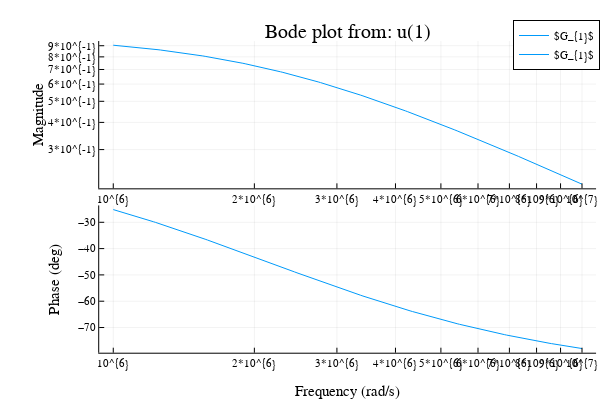

This figure's notebook cell:
### Code cell
bodeplot(f1)

### Figure 1 — Plotly figure (JSON) as saved in the notebook; plotly's stock layout.template omitted (floating-point values rounded to 4 significant figures; data arrays with more than 128 entries replaced by an {"elided": "..."} marker saying what was removed)
{"data": [{"colorbar": {"title": ""}, "legendgroup": "$G_{1}$", "line": {"color": "rgba(0, 154, 250, 1.000)", "dash": "solid", "shape": "linear", "width": 1}, "mode": "lines", "name": "$G_{1}$", "showlegend": true, "type": "scatter", "x": {"elided": "200 float values"}, "xaxis": "x1", "y": {"elided": "200 float values"}, "yaxis": "y1", "zmax": null, "zmin": null}, {"colorbar": {"title": ""}, "legendgroup": "$G_{1}$", "line": {"color": "rgba(0, 154, 250, 1.000)", "dash": "solid", "shape": "linear", "width": 1}, "mode": "lines", "name": "$G_{1}$", "showlegend": true, "type": "scatter", "x": {"elided": "200 float values"}, "xaxis": "x2", "y": {"elided": "200 float values"}, "yaxis": "y2", "zmax": null, "zmin": null}], "layout": {"annotations": [{"font": {"color": "rgba(0, 0, 0, 1.000)", "family": "sans-serif", "size": 20}, "rotation": 0, "showarrow": false, "text": "Bode plot from: u(1)", "x": 0.5794, "xanchor": "center", "xref": "paper", "y": 1, "yanchor": "top", "yref": "paper"}], "height": 400, "legend": {"bgcolor": "rgba(255, 255, 255, 1.000)", "bordercolor": "rgba(0, 0, 0, 1.000)", "borderwidth": 1, "font": {"color": "rgba(0, 0, 0, 1.000)", "family": "sans-serif", "size": 11}, "tracegroupgap": 0, "traceorder": "normal", "x": 1, "xanchor": "auto", "y": 1, "yanchor": "auto"}, "margin": {"b": 20, "l": 0, "r": 0, "t": 20}, "paper_bgcolor": "rgba(255, 255, 255, 1.000)", "plot_bgcolor": "rgba(255, 255, 255, 1.000)", "showlegend": true, "width": 600, "xaxis1": {"anchor": "y1", "domain": [0.1654, 0.9934], "gridcolor": "rgba(0, 0, 0, 0.100)", "gridwidth": 0.5, "linecolor": "rgba(0, 0, 0, 1.000)", "mirror": false, "range": [5.97, 7.03], "showgrid": true, "showline": true, "showticklabels": true, "tickangle": 0, "tickcolor": "rgb(0, 0, 0)", "tickfont": {"color": "rgba(0, 0, 0, 1.000)", "family": "sans-serif", "size": 11}, "tickmode": "array", "ticks": "inside", "ticktext": ["10^{6}", "2*10^{6}", "3*10^{6}", "4*10^{6}", "5*10^{6}", "6*10^{6}", "7*10^{6}", "8*10^{6}", "9*10^{6}", "10^{7}"], "tickvals": [1000000, 2000000, 3000000, 4000000, 5000000, 6000000, 7000000, 8000000, 9000000, 10000000], "title": "", "titlefont": {"color": "rgba(0, 0, 0, 1.000)", "family": "sans-serif", "size": 15}, "type": "log", "visible": true, "zeroline": false, "zerolinecolor": "rgba(0, 0, 0, 1.000)"}, "xaxis2": {"anchor": "y2", "domain": [0.1654, 0.9934], "gridcolor": "rgba(0, 0, 0, 0.100)", "gridwidth": 0.5, "linecolor": "rgba(0, 0, 0, 1.000)", "mirror": false, "range": [5.97, 7.03], "showgrid": true, "showline": true, "showticklabels": true, "tickangle": 0, "tickcolor": "rgb(0, 0, 0)", "tickfont": {"color": "rgba(0, 0, 0, 1.000)", "family": "sans-serif", "size": 11}, "tickmode": "array", "ticks": "inside", "ticktext": ["10^{6}", "2*10^{6}", "3*10^{6}", "4*10^{6}", "5*10^{6}", "6*10^{6}", "7*10^{6}", "8*10^{6}", "9*10^{6}", "10^{7}"], "tickvals": [1000000, 2000000, 3000000, 4000000, 5000000, 6000000, 7000000, 8000000, 9000000, 10000000], "title": "Frequency (rad/s)", "titlefont": {"color": "rgba(0, 0, 0, 1.000)", "family": "sans-serif", "size": 15}, "type": "log", "visible": true, "zeroline": false, "zerolinecolor": "rgba(0, 0, 0, 1.000)"}, "yaxis1": {"anchor": "x1", "domain": [0.5324, 0.9415], "gridcolor": "rgba(0, 0, 0, 0.100)", "gridwidth": 0.5, "linecolor": "rgba(0, 0, 0, 1.000)", "mirror": false, "range": [-0.7009, -0.02419], "showgrid": true, "showline": true, "showticklabels": true, "tickangle": 0, "tickcolor": "rgb(0, 0, 0)", "tickfont": {"color": "rgba(0, 0, 0, 1.000)", "family": "sans-serif", "size": 11}, "tickmode": "array", "ticks": "inside", "ticktext": ["3*10^{-1}", "4*10^{-1}", "5*10^{-1}", "6*10^{-1}", "7*10^{-1}", "8*10^{-1}", "9*10^{-1}"], "tickvals": [0.3, 0.4, 0.5, 0.6, 0.7, 0.8, 0.9], "title": "Magnitude ", "titlefont": {"color": "rgba(0, 0, 0, 1.000)", "family": "sans-serif", "size": 15}, "type": "log", "visible": true, "zeroline": false, "zerolinecolor": "rgba(0, 0, 0, 1.000)"}, "yaxis2": {"anchor": "x2", "domain": [0.07581, 0.4849], "gridcolor": "rgba(0, 0, 0, 0.100)", "gridwidth": 0.5, "linecolor": "rgba(0, 0, 0, 1.000)", "mirror": false, "range": [-79.57, -23.59], "showgrid": true, "showline": true, "showticklabels": true, "tickangle": 0, "tickcolor": "rgb(0, 0, 0)", "tickfont": {"color": "rgba(0, 0, 0, 1.000)", "family": "sans-serif", "size": 11}, "tickmode": "array", "ticks": "inside", "ticktext": ["−70", "−60", "−50", "−40", "−30"], "tickvals": [-70, -60, -50, -40, -30], "title": "Phase (deg)", "titlefont": {"color": "rgba(0, 0, 0, 1.000)", "family": "sans-serif", "size": 15}, "type": "-", "visible": true, "zeroline": false, "zerolinecolor": "rgba(0, 0, 0, 1.000)"}}}
